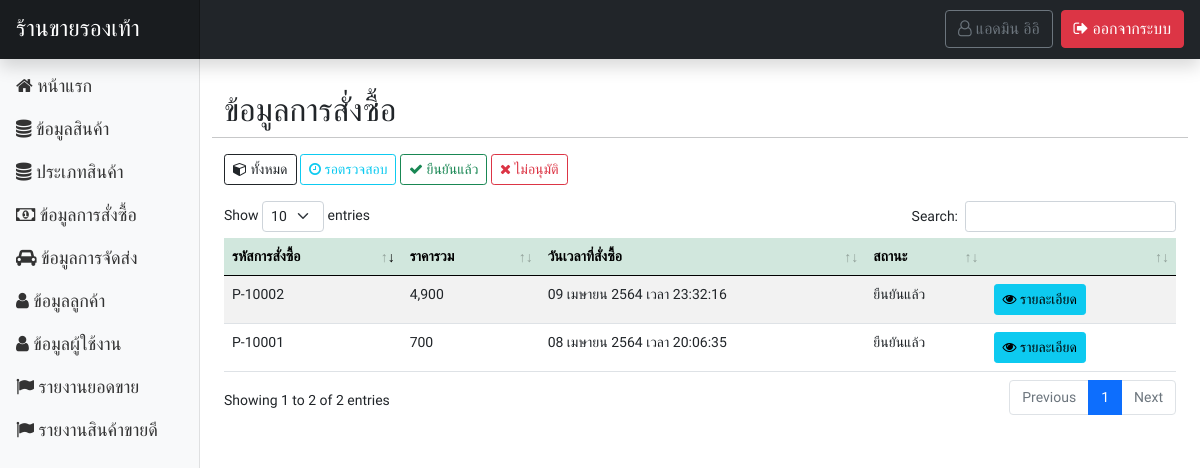
Page /page-admin/order_show.php (signed in) on the earlier database version.
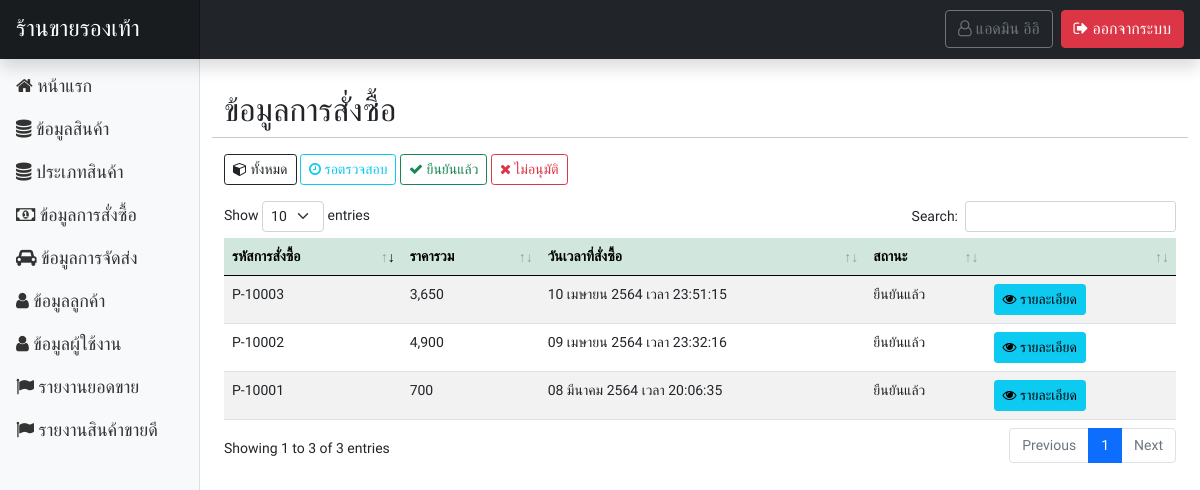
Same page on the later database version.
### tables this page shows
CREATE TABLE `tbl_payment` (
  `pm_id` int(50) NOT NULL,
  `pm_code` varchar(255) NOT NULL,
  `pm_img` varchar(255) NOT NULL,
  `pm_total` varchar(255) NOT NULL,
  `pm_u_id` int(50) NOT NULL,
  `pm_channel` varchar(255) NOT NULL,
  `pm_date` varchar(255) NOT NULL,
  `pm_address` text NOT NULL,
  `pm_status` varchar(255) NOT NULL
);

### functions.php (called while the page is built, shortened)
<?php
class ConnectDB
{
    protected $db;
    function __construct()
    {
        $DB_HOST = "localhost";
        $DB_USER = "root";
        $DB_PASS = "";
        $DB_NAME = "stoe_store";
        $con = new mysqli($DB_HOST, $DB_USER, $DB_PASS, $DB_NAME);
        $con->set_charset("utf8");
        $this->db = $con;
    }
    function query($data)
    {
        $result = $this->db->query($data);
        if ($result == true) {
            return $result;
        } else {
            echo "Error to query.!!";
        }
    }
}
class User extends ConnectDB
{
    function userGetById($id)
    {
        $result = $this->db->query("SELECT * FROM tbl_user WHERE u_id = '$id' ");
        $row = $result->fetch_all(MYSQLI_ASSOC);
        return $row;
    }
}
function ConvertDateToThai($datetime)
{
    $XdateTime = explode(" ", $datetime);
    $time = $XdateTime[1];
    $date = explode("-", $XdateTime[0]);
    $monthList = [
        "01" => "มกราคม",
        "02" => "กุมภาพันธ์",
        "03" => "มีนาคม",
        "04" => "เมษายน",
        "05" => "พฤษภาคม",
        "06" => "มิถุนายน",
        "07" => "กรกฎาคม",
        "08" => "สิงหาคม",
        "09" => "กันยายน",
        "10" => "ตุลาคม",
        "11" => "พฤศจิกายน",
        "12" => "ธันวาคม",
    ];
    return $date[2] . " " . $monthList[$date[1]] . " " . $date[0] + 543 . " เวลา " . $time;
}

### page-admin/navbar.php (called while the page is built, shortened)
<?php
    $objName = new User();
    $rowName = $objName->userGetById($_SESSION['user']['id']);
?>

### page-admin/order_show.php (the view, shortened to what the changed rows need)
<?php include('header.php'); ?>
</head>
<?php
$obj = new ConnectDB();
$objModal = new ConnectDB();
if (isset($_GET['display'])) {
    switch ($_GET['display']) {
        case 'success':
            $result = $obj->query("SELECT * FROM tbl_payment as pm INNER JOIN tbl_user as u ON pm.pm_u_id = u.u_id WHERE pm.pm_status = 'ยืนยันแล้ว' ");
            break;
        case 'delete':
            $result = $obj->query("SELECT * FROM tbl_payment as pm INNER JOIN tbl_user as u ON pm.pm_u_id = u.u_id WHERE pm.pm_status = 'ไม่อนุมัติ' ");
            break;
        case 'wait':
            $result = $obj->query("SELECT * FROM tbl_payment as pm INNER JOIN tbl_user as u ON pm.pm_u_id = u.u_id WHERE pm.pm_status = 'รอตรวจสอบ' ");
            break;
    }
} else {
    $result = $obj->query("SELECT * FROM tbl_payment as pm INNER JOIN tbl_user as u ON pm.pm_u_id = u.u_id");
}
?>
<body>
    <?php include('navbar.php'); ?>
    <div class="container-fluid">
        <div class="row my-4">
            <main class="col-md-9 ms-sm-auto col-lg-10 px-md-4">
                <div class="row mt-2">
                    <h2>ข้อมูลการสั่งซื้อ</h2>
                    <hr>
                    <div class="row mb-3">
                        <div class="col-md-12">
                        </div>
                    </div>
                    <table id="dtb" class="table table-striped table-hover" style="width:100%">
                        <thead>
                            <tr class="table-success">
                                <th>รหัสการสั่งซื้อ</th>
                                <th>ราคารวม</th>
                                <th>วันเวลาที่สั่งซื้อ</th>
                                <th>สถานะ</th>
                                <th></th>
                            </tr>
                        </thead>
                        <tbody>
                            <?php while ($row = $result->fetch_array()) { ?>
                                <tr>
                                    <td><?= $row['pm_code']; ?></td>
                                    <td><?= number_format($row['pm_total']); ?></td>
                                    <td><?= ConvertDateToThai($row['pm_date']); ?></td>
                                    <td><?= $row['pm_status']; ?></td>
                                    <td width="20%">
                                        <?php if (isset($_GET['display']) && $_GET['display'] == 'success') { ?>
                                            <button class="btn btn-sm btn-info m-0" type="button" data-bs-toggle="modal" data-bs-target="#Modal<?= $row['pm_id'] ?>"><i class="fa fa-eye" aria-hidden="true"></i> รายละเอียด</button>
                                            <a href="?action=remove&id=<?= $row['pm_id']; ?>&code=<?= $row['pm_code']; ?>" class="btn btn-danger btn-sm" onclick="return confirm('ยืนยัน?');"><i class="fa fa-trash" aria-hidden="true"></i> ลบ</a>
                                        <?php } else { ?>
                                            <button class="btn btn-sm btn-info m-0" type="button" data-bs-toggle="modal" data-bs-target="#Modal<?= $row['pm_id'] ?>"><i class="fa fa-eye" aria-hidden="true"></i> รายละเอียด</button>
                                        <?php } ?>
                                    </td>
                                </tr>
                                                            <?php
                                                            $resultModal = $objModal->query("SELECT * FROM tbl_payment_list as pl INNER JOIN tbl_cargo as cg ON pl.pl_cg_id=cg.cg_id WHERE  pl.pl_pm_code = '" . $row['pm_code'] . "' ");
                                                            ?>
                            <?php } ?>
                        </tbody>
                    </table>
                </div>
            </main>
        </div>
    </div>
    <?php include('call_datatable.php'); ?>
</body>
</html>

Differences in the rows shown:
changed tbl_payment: pm_date "08 เมษายน 2564 เวลา 20:06:35" → "08 มีนาคม 2564 เวลา 20:06:35"
added tbl_payment: pm_code "P-10003", pm_total "3,650", pm_date "10 เมษายน 2564 เวลา 23:51:15", pm_status "ยืนยันแล้ว"
Other differences:
text written by a page script: "Show entries Search: Showing 1 to 2 of 2 entries Previous 1 Next" → "Show entries Search: Showing 1 to 3 of 3 entries Previous 1 Next"
